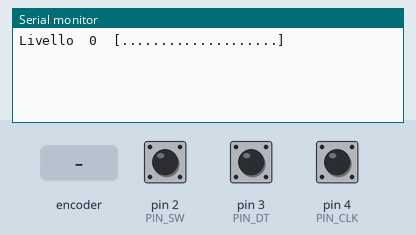
This sketch was run on a simulated Arduino Uno, built with avr-gcc and run on an emulated ATmega328P. On the bench: the last lines printed to the serial monitor. The test bench sets the inputs (shaded band); at power-on: pin 2 (PIN_SW) HIGH, pin 3 (PIN_DT) HIGH, pin 4 (PIN_CLK) HIGH.

Above: at 1.2 s.
1.3 s: rotary encoder on pin 4 (PIN_CLK) / pin 3 (PIN_DT) turned 1 step (first pin leading)
At 2.0 s:
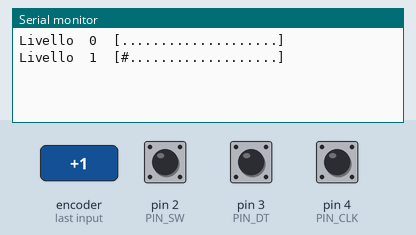
3.0 s: rotary encoder on pin 4 (PIN_CLK) / pin 3 (PIN_DT) turned 1 step (first pin leading)
At 3.3 s:
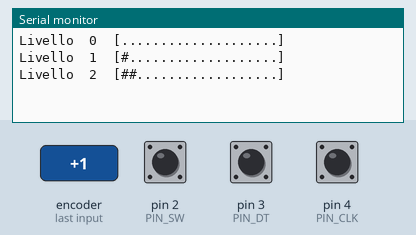
4.7 s: rotary encoder on pin 4 (PIN_CLK) / pin 3 (PIN_DT) turned 1 step (first pin leading)
At 5.8 s:
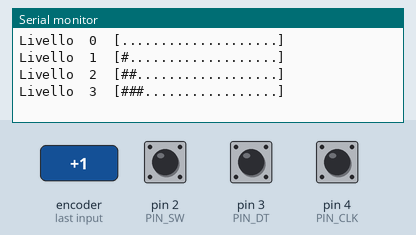
6.4 s: rotary encoder on pin 4 (PIN_CLK) / pin 3 (PIN_DT) turned 1 step (first pin leading)
At 7.1 s:
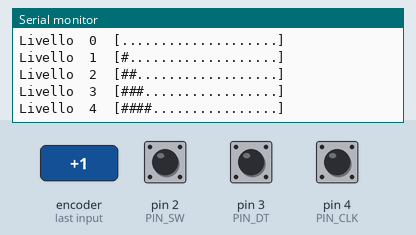
8.1 s: rotary encoder on pin 4 (PIN_CLK) / pin 3 (PIN_DT) turned 1 step (first pin leading)
At 9.6 s:
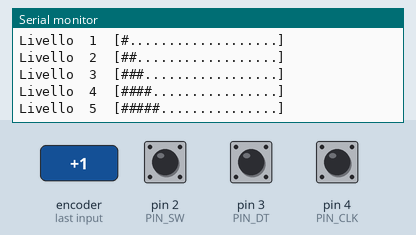

Measured:
- after the input at 1.3 s, the serial monitor: prints a new line at once (image 1)
- after the input at 3.0 s, the serial monitor: prints a new line at once (image 2)
- after the input at 4.7 s, the serial monitor: prints a new line at once (image 3)
- after the input at 6.4 s, the serial monitor: prints a new line at once (image 4)
- after the input at 8.1 s, the serial monitor: prints a new line at once (image 5)

The sketch:

sketch.ino
```cpp
// Scheda 22 - Encoder rotativo KY-040: una manopola "infinita"
// CLK sul pin 4, DT sul pin 3, SW sul pin 2. Premi la manopola per tornare a 0.

const int PIN_CLK = 4;
const int PIN_DT = 3;
const int PIN_SW = 2;

int livello = 0;              // da 0 a 20, come il volume di una radio
int clkPrima;

void setup() {
  pinMode(PIN_CLK, INPUT_PULLUP);
  pinMode(PIN_DT, INPUT_PULLUP);
  pinMode(PIN_SW, INPUT_PULLUP);
  Serial.begin(9600);
  clkPrima = digitalRead(PIN_CLK);
  mostra();
}

void mostra() {
  Serial.print("Livello ");
  if (livello < 10) Serial.print(" ");
  Serial.print(livello);
  Serial.print("  [");
  for (int i = 0; i < 20; i++) Serial.print(i < livello ? '#' : '.');
  Serial.println("]");
}

void loop() {
  int clk = digitalRead(PIN_CLK);
  if (clk != clkPrima && clk == LOW) {      // è iniziato uno scatto
    if (digitalRead(PIN_DT) == HIGH) {
      livello++;                            // senso orario
    } else {
      livello--;                            // senso antiorario
    }
    livello = constrain(livello, 0, 20);
    mostra();
  }
  clkPrima = clk;

  if (digitalRead(PIN_SW) == LOW) {
    livello = 0;
    mostra();
    while (digitalRead(PIN_SW) == LOW) delay(10);   // aspetta il rilascio
  }
}
```
